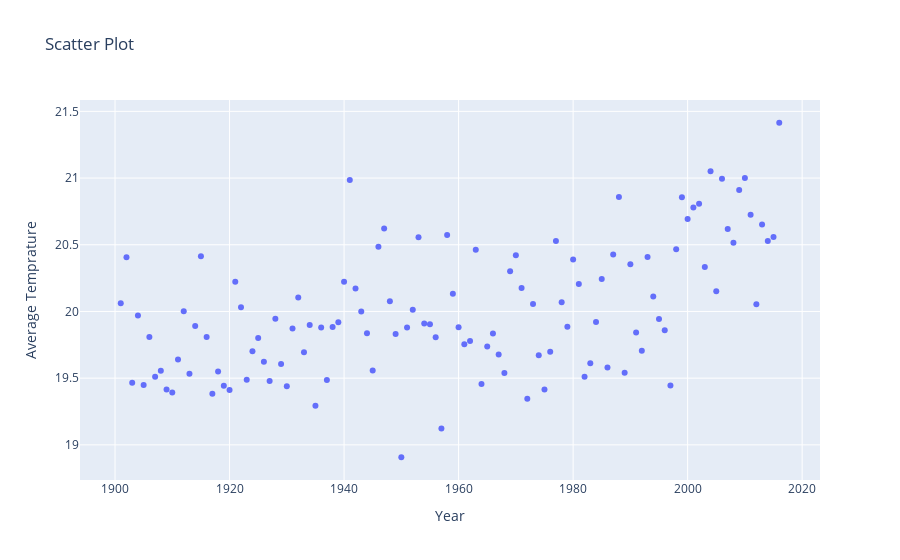

The notebook cell saved with this chart:
### Code cell
fig = go.Figure(data=go.Scatter(x=temp_year['Temperature - (Celsius)'].index, 
                                y=temp_year['Temperature - (Celsius)'].values, 
                                mode='markers'))

fig.update_layout(
    title="Scatter Plot",
    xaxis_title="Year",
    yaxis_title="Average Temprature"
)
fig.show()
